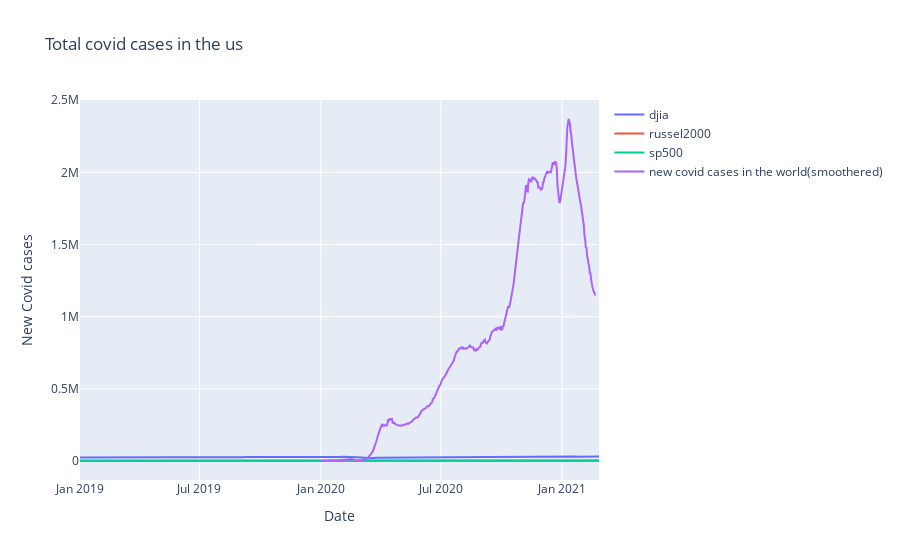

The code cell stored with this chart in its notebook:
### Code cell
data_scatter = [dict(type='scatter',
                        x=new_index[index]['Date'].sort_values(),
                        y=new_index[index]['Close'],
                        name=index
                       ) for index in new_index]
               

data_scatter.append(dict(type='scatter',
                        x=covid_world.index,
                        y=covid_world.new_cases_smoothed,
                        name='new covid cases in the world(smoothered)'
                       )) 
               
layout_scatter =dict(title=dict(text='Total covid cases in the us'),
                 yaxis=dict(title='New Covid cases'),
                 xaxis=dict(title='Date')
                )
scatter = go.Figure(data = data_scatter, layout=layout_scatter)
           
scatter.show()
